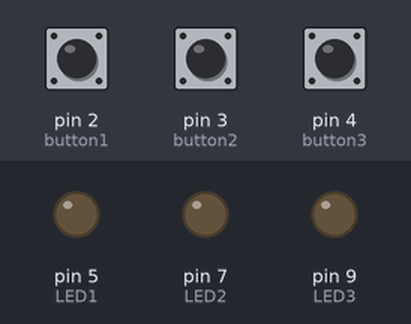
Bench run of a sketch on a simulated Arduino Uno, built with avr-gcc and run on an emulated ATmega328P. On the bench: output pins drawn as LEDs (lit = HIGH). The inputs (shaded band) are chosen by the test bench; at power-on: pin 2 (button1) HIGH, pin 3 (button2) HIGH, pin 4 (button3) HIGH.

Above: at 1.2 s.
1.3 s: pin 2 (button1) pulled LOW for 0.15 s
At 1.37 s:
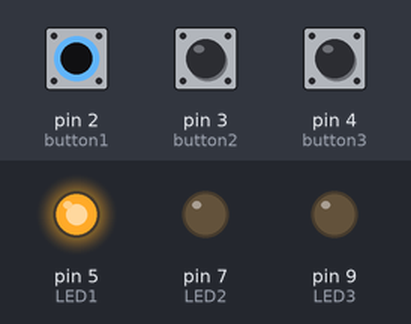
2.9 s: pin 3 (button2) pulled LOW for 0.15 s
At 2.97 s:
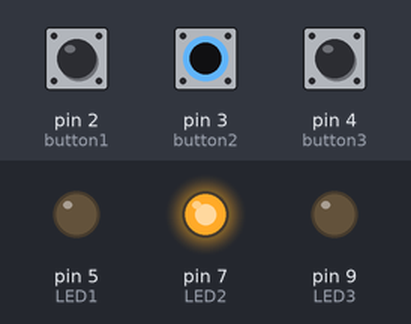
4.5 s: pin 4 (button3) pulled LOW for 0.15 s
At 4.57 s:
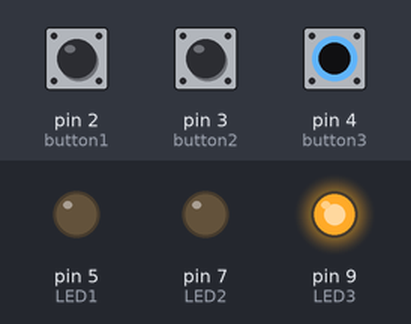
6.1 s: pin 4 (button3) pulled LOW for 3.2 s
At 10.5 s:
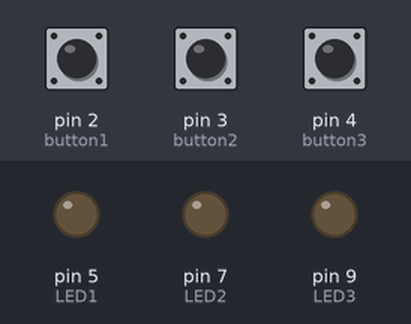
10.8 s: pin 2 (button1) pulled LOW for 3.2 s
At 11.8 s:
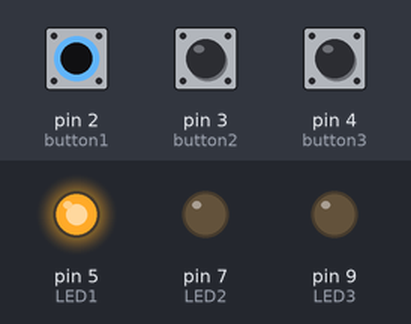
15.5 s: pin 2 (button1) driven LOW and pin 3 (button2) driven LOW
At 16.5 s:
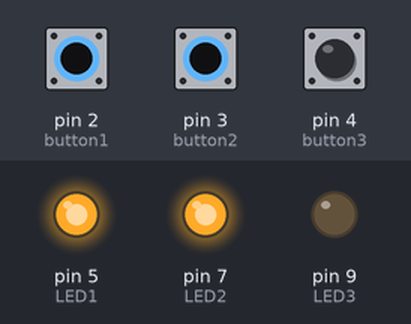
Timing chart, 0 to 18.0 s (numbered marks = the images above; inputs shaded):
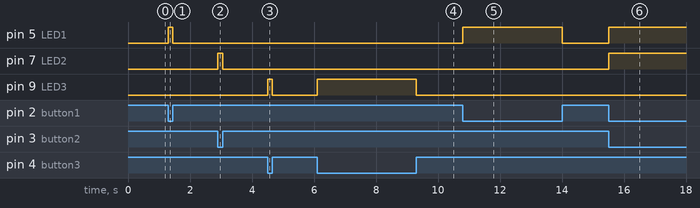

The sketch:

task1_2.ino
```cpp
int LED1 = 5;
int LED2 = 7;
int LED3 = 9;
int button1 =2;
int button2 =3;
int button3 =4;

void setup() {
  // put your setup code here, to run once:
  pinMode(LED1, OUTPUT);
  pinMode(LED2, OUTPUT);
  pinMode(LED3, OUTPUT);
  pinMode(button1, INPUT_PULLUP);
  pinMode(button2, INPUT_PULLUP);
  pinMode(button3, INPUT_PULLUP);
}

void loop() {
  // put your main code here, to run repeatedly:
  int button_state1= digitalRead(button1);
  int button_state2= digitalRead(button2);
  int button_state3= digitalRead(button3);
  if (button_state1 == LOW) {
    digitalWrite(LED1, HIGH);
  } else {
    digitalWrite(LED1, LOW);
  }

  if (button_state2 == LOW) {
    digitalWrite(LED2, HIGH);
  } else {
    digitalWrite(LED2, LOW);
  }

  if (button_state3 == LOW) {
    digitalWrite(LED3, HIGH);
  } else {
    digitalWrite(LED3, LOW);
  }
}
```

Measured:
- after the input at 1.3 s, pin 5 (LED1): LOW → HIGH at once, → LOW 0.15 s later
- after the input at 2.9 s, pin 7 (LED2): LOW → HIGH at once, → LOW 0.15 s later
- after the input at 4.5 s, pin 9 (LED3): LOW → HIGH at once, → LOW 0.15 s later
- after the input at 6.1 s, pin 9 (LED3): LOW → HIGH at once, → LOW 3.2 s later
- after the input at 10.8 s, pin 5 (LED1): LOW → HIGH at once, → LOW 3.2 s later
- after the input at 15.5 s, pin 5 (LED1), pin 7 (LED2): LOW → HIGH at once
